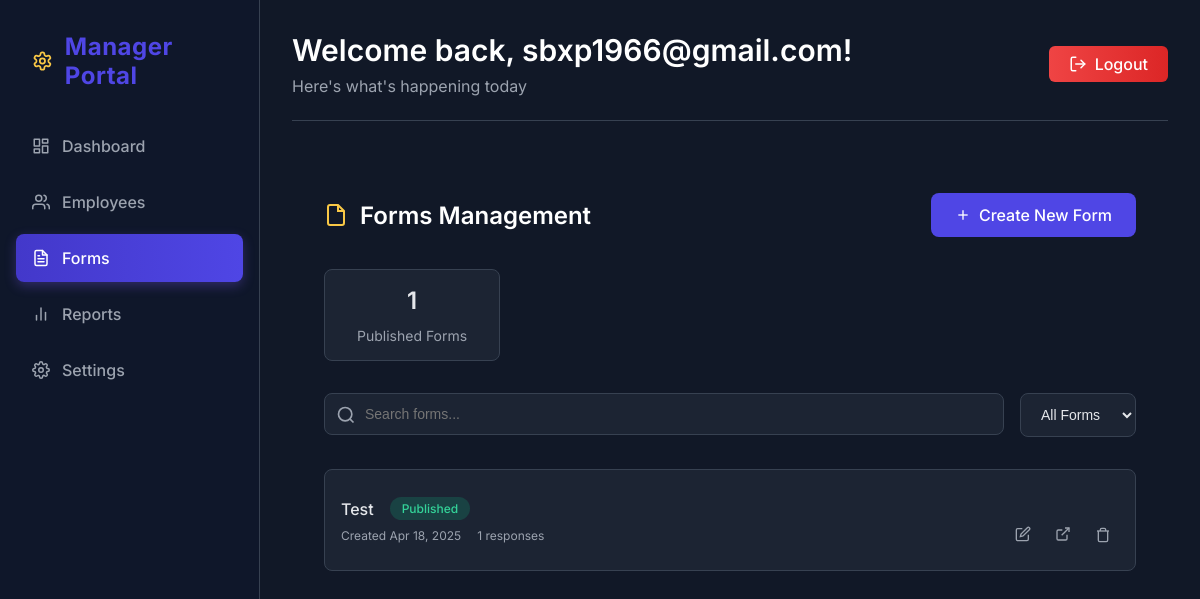
The app's page /manager/forms/ (signed in), older data.
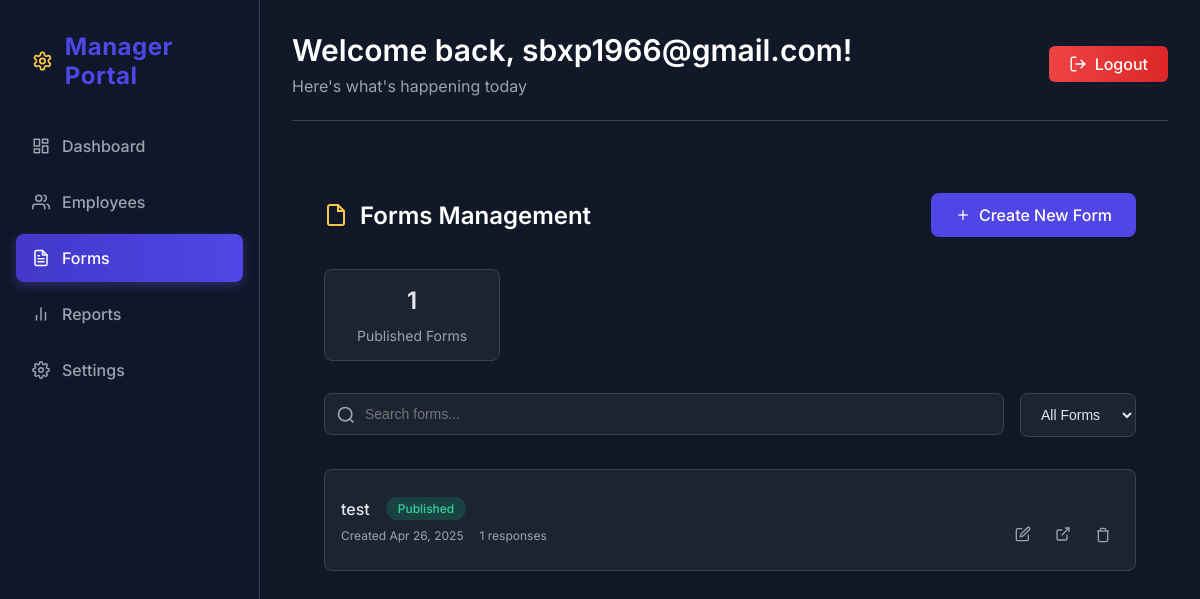
The same page, newer data.
### form_builder/models.py (models this page shows, shortened)
class Form(models.Model):
    title = models.CharField(max_length=200)
    description = models.TextField(blank=True)
    slug = models.SlugField(unique=True, blank=True)
    fields = models.TextField(default='[]')
    is_published = models.BooleanField(default=False)
    created_at = models.DateTimeField(auto_now_add=True)
    updated_at = models.DateTimeField(auto_now=True)
    class Meta:
        ordering = ['-created_at']

### managerdashboard/views.py (the view)
# urls.py: path('forms/', views.forms_list, name='forms_list'),
@login_required
@manager_required
def forms_list(request):
    if request.user.is_superuser:
        forms = Form.objects.all()
    else:
        forms = Form.objects.filter(creator=request.user)
    published_count = forms.filter(is_published=True).count()
    context = {
        'forms': forms,
        'published_count': published_count,
    }
    return render(request, 'managerdashboard/forms_list.html', context)

### templates/managerdashboard/forms_list.html (shortened to what the changed rows need)
{% extends 'managerdashboard/dashboard.html' %}
{% load static %}
{% block main_content %}
<div class="forms-container">
    <div class="page-header">
        <h2>
            <svg xmlns="http://www.w3.org/2000/svg" width="24" height="24" viewBox="0 0 24 24" fill="none" stroke="currentColor" stroke-width="2">
                <path d="M14 2H6a2 2 0 0 0-2 2v16a2 2 0 0 0 2 2h12a2 2 0 0 0 2-2V8z"></path>
                <polyline points="14 2 14 8 20 8"></polyline>
            </svg>
            Forms Management
        </h2>
    </div>
    <div class="forms-list">
        {% for form in forms %}
        <div class="form-item" data-status="{% if form.is_published %}published{% else %}draft{% endif %}">
            <div class="form-item-main">
                <div class="form-info">
                    <h3 class="form-title">{{ form.title }}</h3>
                    <span class="status-badge status-{% if form.is_published %}published{% else %}draft{% endif %}">
                        {% if form.is_published %}Published{% else %}Draft{% endif %}
                    </span>
                </div>
                <div class="form-meta">
                    <span class="meta-item">Created {{ form.created_at|date:"M d, Y" }}</span>
                    <span class="meta-item">{{ form.submissions.count }} responses</span>
                </div>
            </div>
            <div class="form-actions">
                <a href="{% url 'managerdashboard:edit_form' form.slug %}" class="action-btn" title="Edit">
                    <svg xmlns="http://www.w3.org/2000/svg" width="16" height="16" viewBox="0 0 24 24" fill="none" stroke="currentColor" stroke-width="2">
                        <path d="M11 4H4a2 2 0 0 0-2 2v14a2 2 0 0 0 2 2h14a2 2 0 0 0 2-2v-7"></path>
                        <path d="M18.5 2.5a2.121 2.121 0 0 1 3 3L12 15l-4 1 1-4 9.5-9.5z"></path>
                    </svg>
                </a>
                {% if form.is_published %}
                <a href="{% url 'form_builder:view_form' form.slug %}" target="_blank" class="action-btn" title="View Live">
                    <svg xmlns="http://www.w3.org/2000/svg" width="16" height="16" viewBox="0 0 24 24" fill="none" stroke="currentColor" stroke-width="2">
                        <path d="M18 13v6a2 2 0 0 1-2 2H5a2 2 0 0 1-2-2V8a2 2 0 0 1 2-2h6"></path>
                        <polyline points="15 3 21 3 21 9"></polyline>
                        <line x1="10" y1="14" x2="21" y2="3"></line>
                    </svg>
                </a>
                {% endif %}
                <button class="action-btn" onclick="confirmDelete('{% url 'managerdashboard:delete_form' form.slug %}')" title="Delete">
                    <svg xmlns="http://www.w3.org/2000/svg" width="16" height="16" viewBox="0 0 24 24" fill="none" stroke="currentColor" stroke-width="2">
                        <polyline points="3 6 5 6 21 6"></polyline>
                        <path d="M19 6v14a2 2 0 0 1-2 2H7a2 2 0 0 1-2-2V6m3 0V4a2 2 0 0 1 2-2h4a2 2 0 0 1 2 2v2"></path>
                    </svg>
                </button>
            </div>
        </div>
        {% endfor %}
    </div>
</div>
{% endblock %}

Row changes from the older to the newer data that the page shows:
removed Form: title "Test", is_published "Published", created_at "Apr 18, 2025", submissions.count "1"
added Form: title "test", is_published "Published", created_at "Apr 26, 2025", submissions.count "1"
